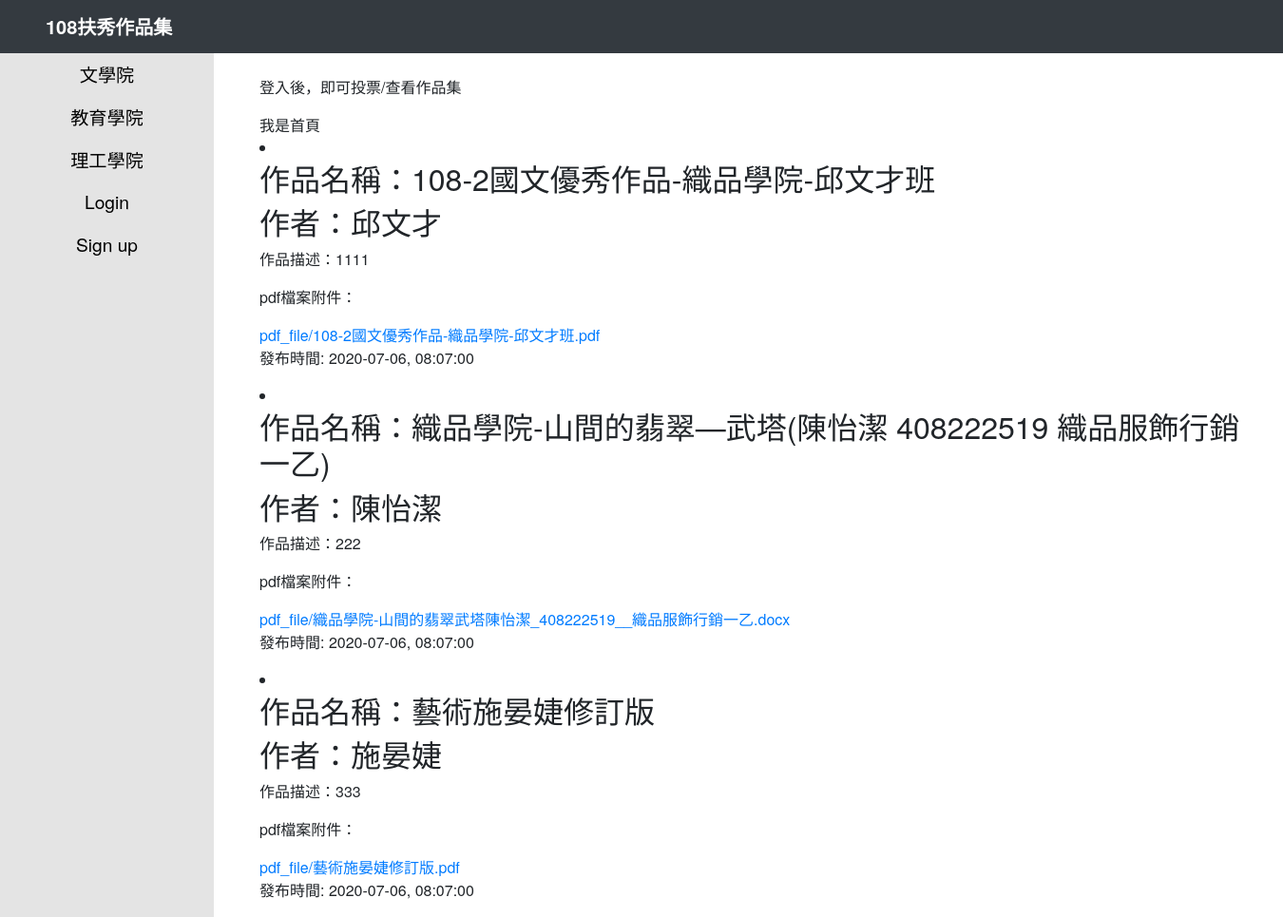
Before: / with the older database file.
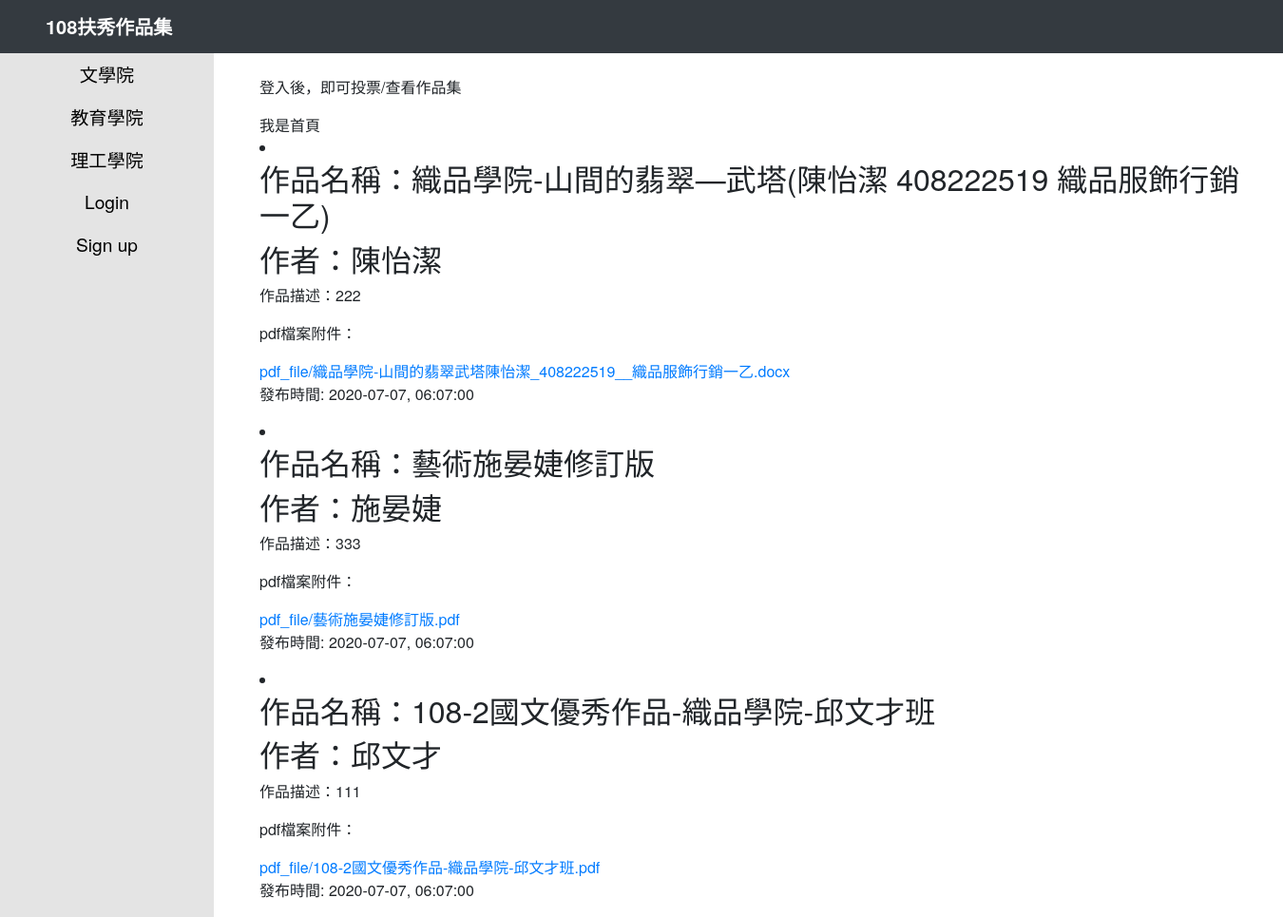
After: the same page with the newer database file.
### portfolios/models.py (models this page shows, shortened)
class Work(models.Model):
	title = models.CharField(max_length=200)
	author = models.CharField(max_length=200)
	work_college = models.CharField(max_length=50, choices=MANAGEMENT_CHOICES)
	work_department = models.CharField(max_length=200)
	description = models.TextField()
	pdf_file = models.FileField(upload_to='pdf_file', blank=True)
	video_url = models.URLField(max_length=200, blank=True)
	created_date = models.DateTimeField(default=timezone.now)
	class Meta:
		ordering = ('-created_date',)

### Portfolio_Voting/views.py (the view)
# urls.py: path('', views.index, name='index'),
def index(request):
	work_list = Work.objects.all()
	return render(request, 'index.html', {'work_list': work_list})

### templates/index.html
{% extends "layout/base.html" %}
{% load static %}
{% block content %}
	{% if request.user.is_admin %}
		<p>Welcome, {{ user.username }}</p>
	{% elif request.user.is_active %}
		<p>Welcome, {{ user.username }}</p>
		<a href="{% url 'users:logout' %}">按此登出</a><br>
		<p>敬請期待</p>
	{% else %}
		<p>登入後，即可投票/查看作品集</p>
	{% endif %}
    我是首頁
	{% for work in work_list %}
	<li>
		<h2>作品名稱：{{ work.title }}</h2>
		<h2>作者：{{ work.author }}</h2>
		<p>作品描述：{{ work.description }}</p>
		{% if work.pdf_file %}
			<p>pdf檔案附件：</p><a href="{{ work.pdf_file.url }}">{{ work.pdf_file }}</a>
		{% elif work.video_url %}
			<p>youtube檔案連結：</p><a href="{{ work.video_url.url }}">{{ work.video_url }}</a>
		{% endif %}
		<p>發布時間: {{ work.created_date | date:"Y-m-d, h:m:s" }}</p>
	</li>
	{% endfor %}
{% endblock %}

Changed rows visible on the page:
changed Work "織品學院-山間的翡翠—武塔(陳怡潔 408222519 織品服飾行銷一乙)": created_date "2020-07-06, 08:07:00" → "2020-07-07, 06:07:00"
changed Work "藝術施晏婕修訂版": created_date "2020-07-06, 08:07:00" → "2020-07-07, 06:07:00"
changed Work "108-2國文優秀作品-織品學院-邱文才班": description "1111" → "111"; created_date "2020-07-06, 08:07:00" → "2020-07-07, 06:07:00"; moves down the list
